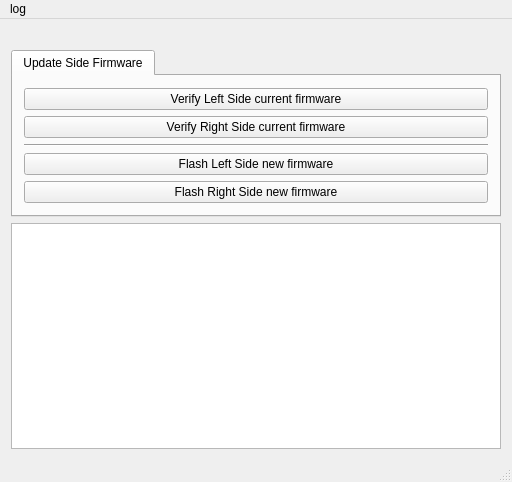
<?xml version="1.0" encoding="UTF-8"?>
<ui version="4.0">
 <class>MainWindow</class>
 <widget class="QMainWindow" name="MainWindow">
  <property name="geometry">
   <rect>
    <x>0</x>
    <y>0</y>
    <width>512</width>
    <height>482</height>
   </rect>
  </property>
  <property name="windowTitle">
   <string>Dygma Raise Assembly Tests</string>
  </property>
  <widget class="QWidget" name="centralWidget">
   <property name="sizePolicy">
    <sizepolicy hsizetype="Expanding" vsizetype="Expanding">
     <horstretch>0</horstretch>
     <verstretch>0</verstretch>
    </sizepolicy>
   </property>
   <layout class="QVBoxLayout" name="verticalLayout_2">
    <item>
     <layout class="QVBoxLayout" name="verticalLayout">
      <property name="sizeConstraint">
       <enum>QLayout::SetDefaultConstraint</enum>
      </property>
      <item>
       <widget class="QLabel" name="logoLabel">
        <property name="text">
         <string/>
        </property>
        <property name="pixmap">
         <pixmap resource="image.qrc">:/images/Dygma_logo_color.png</pixmap>
        </property>
       </widget>
      </item>
      <item>
       <widget class="QTabWidget" name="tabWidget">
        <property name="sizePolicy">
         <sizepolicy hsizetype="Expanding" vsizetype="Minimum">
          <horstretch>0</horstretch>
          <verstretch>0</verstretch>
         </sizepolicy>
        </property>
        <property name="currentIndex">
         <number>0</number>
        </property>
        <widget class="QWidget" name="update_side_fw">
         <attribute name="title">
          <string>Update Side Firmware</string>
         </attribute>
         <layout class="QVBoxLayout" name="verticalLayout_3">
          <item>
           <layout class="QGridLayout" name="gridLayout">
            <item row="2" column="0">
             <widget class="QPushButton" name="verify_right">
              <property name="text">
               <string>Verify Right Side current firmware</string>
              </property>
             </widget>
            </item>
            <item row="5" column="0">
             <widget class="QPushButton" name="flash_right">
              <property name="text">
               <string>Flash Right Side new firmware</string>
              </property>
             </widget>
            </item>
            <item row="0" column="0">
             <widget class="QPushButton" name="verify_left">
              <property name="text">
               <string>Verify Left Side current firmware</string>
              </property>
             </widget>
            </item>
            <item row="4" column="0">
             <widget class="QPushButton" name="flash_left">
              <property name="text">
               <string>Flash Left Side new firmware</string>
              </property>
             </widget>
            </item>
            <item row="3" column="0">
             <widget class="Line" name="line">
              <property name="orientation">
               <enum>Qt::Horizontal</enum>
              </property>
             </widget>
            </item>
           </layout>
          </item>
         </layout>
        </widget>
       </widget>
      </item>
      <item>
       <widget class="QPlainTextEdit" name="log_messages">
        <property name="sizePolicy">
         <sizepolicy hsizetype="Expanding" vsizetype="Expanding">
          <horstretch>0</horstretch>
          <verstretch>0</verstretch>
         </sizepolicy>
        </property>
       </widget>
      </item>
     </layout>
    </item>
   </layout>
  </widget>
  <widget class="QMenuBar" name="menuBar">
   <property name="geometry">
    <rect>
     <x>0</x>
     <y>0</y>
     <width>512</width>
     <height>25</height>
    </rect>
   </property>
   <widget class="QMenu" name="menuDygma_Raise_Assembly_Tests">
    <property name="title">
     <string>log</string>
    </property>
    <addaction name="actionCopy_log"/>
    <addaction name="actionClear_log"/>
   </widget>
   <addaction name="menuDygma_Raise_Assembly_Tests"/>
  </widget>
  <widget class="QStatusBar" name="statusBar"/>
  <action name="actionCopy_log">
   <property name="text">
    <string>copy log</string>
   </property>
  </action>
  <action name="actionClear_log">
   <property name="text">
    <string>clear log</string>
   </property>
  </action>
 </widget>
 <layoutdefault spacing="6" margin="11"/>
 <resources>
  <include location="image.qrc"/>
 </resources>
 <connections/>
</ui>
